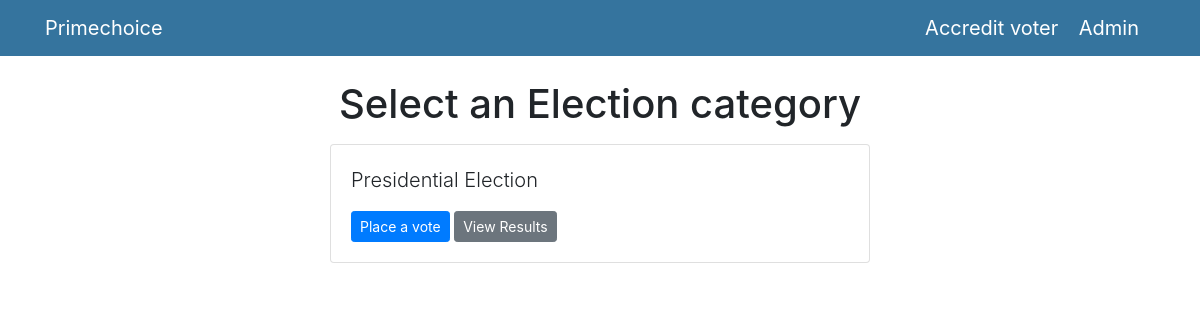
/polls/, run on an earlier commit of the app's database.
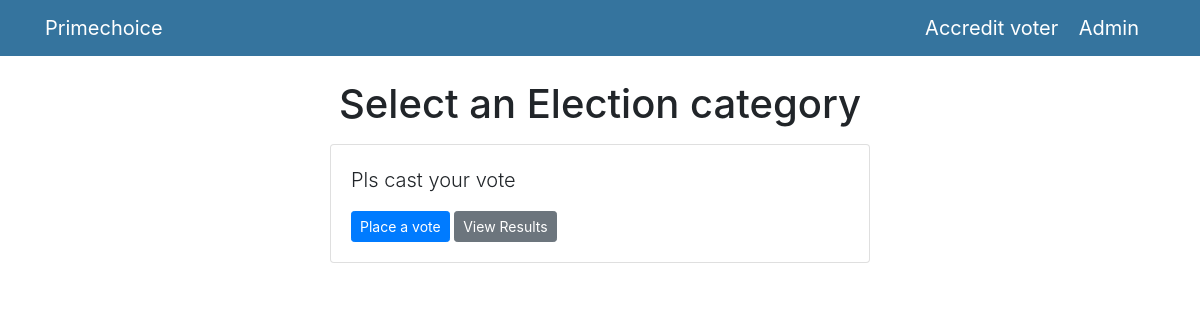
And on a later commit of the database.
### polls/models.py (models this page shows, shortened)
class Question(models.Model):
    question_text = models.CharField(max_length=200)
    pub_date = models.DateTimeField('date published')

### polls/views.py (the view)
# urls.py: path('', views.index, name='index'),
def index(request):
    latest_question_list = Question.objects.order_by('-pub_date')[:5]
    context = {'latest_question_list': latest_question_list}
    return render(request, 'polls/index.html', context)

### templates/polls/index.html
{% extends 'base.html' %}
{% block content %}
  <h1 class="text-center mb-3">Select an Election category</h1>
  {% if latest_question_list %}
    {% for question in latest_question_list %}
      <div class="card mb-3">
        <div class="card-body">
          <p class="lead">{{ question.question_text }}</p>
          <a href="{% url 'polls:detail' question.id %}" class="btn btn-primary btn-sm">Place a vote</a>
          <a href="{% url 'polls:results' question.id %}" class="btn btn-secondary btn-sm">View Results</a>
        </div>
      </div>
    {% endfor %}
  {% else %}
    <p>No polls available</p>
  {% endif %}
{% endblock %}

What changed in the data, as far as the page shows it:
removed Question: question_text "Presidential Election"
added Question: question_text "Pls cast your vote"
